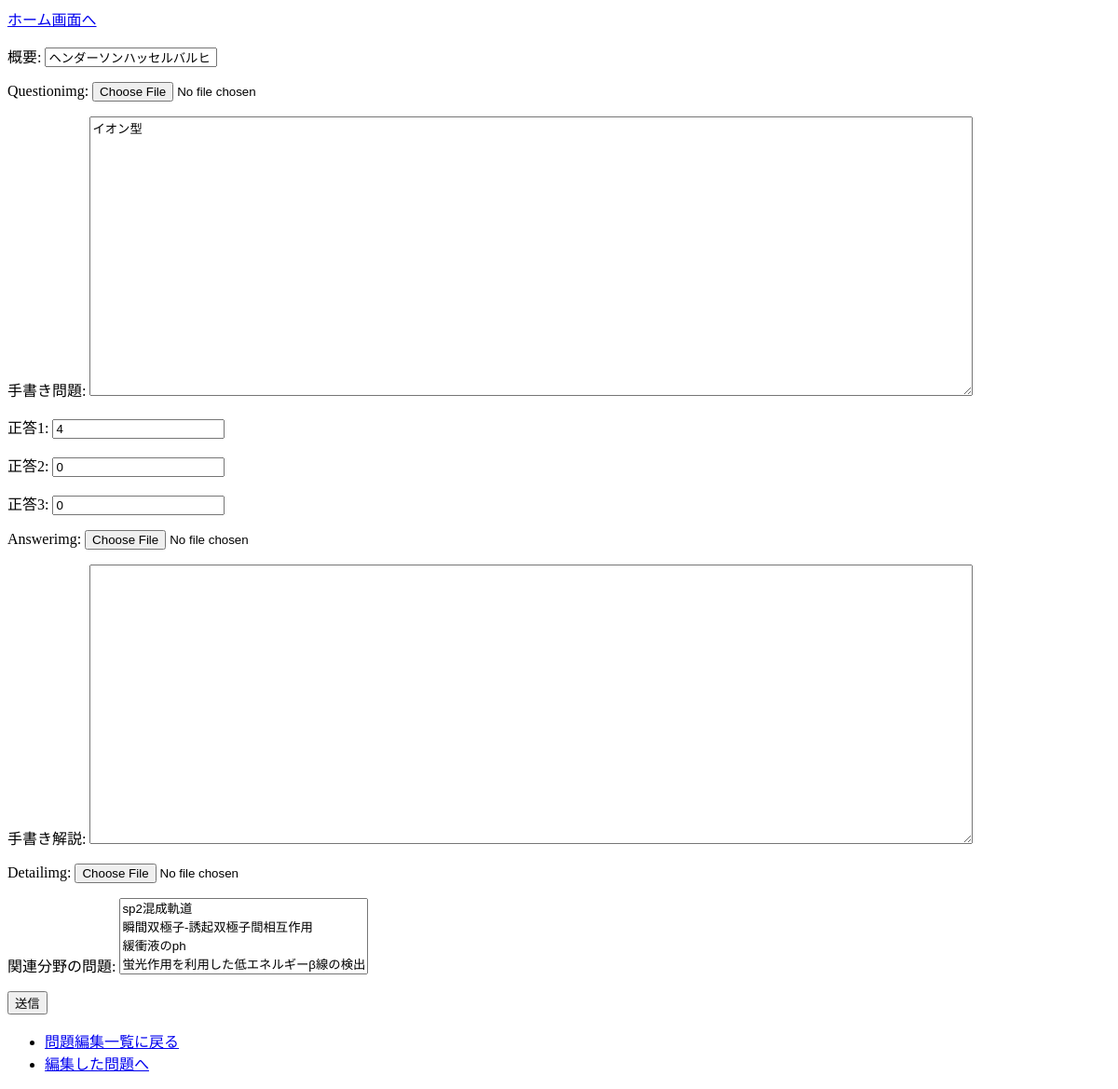
Before: /update/9 with the older database file.
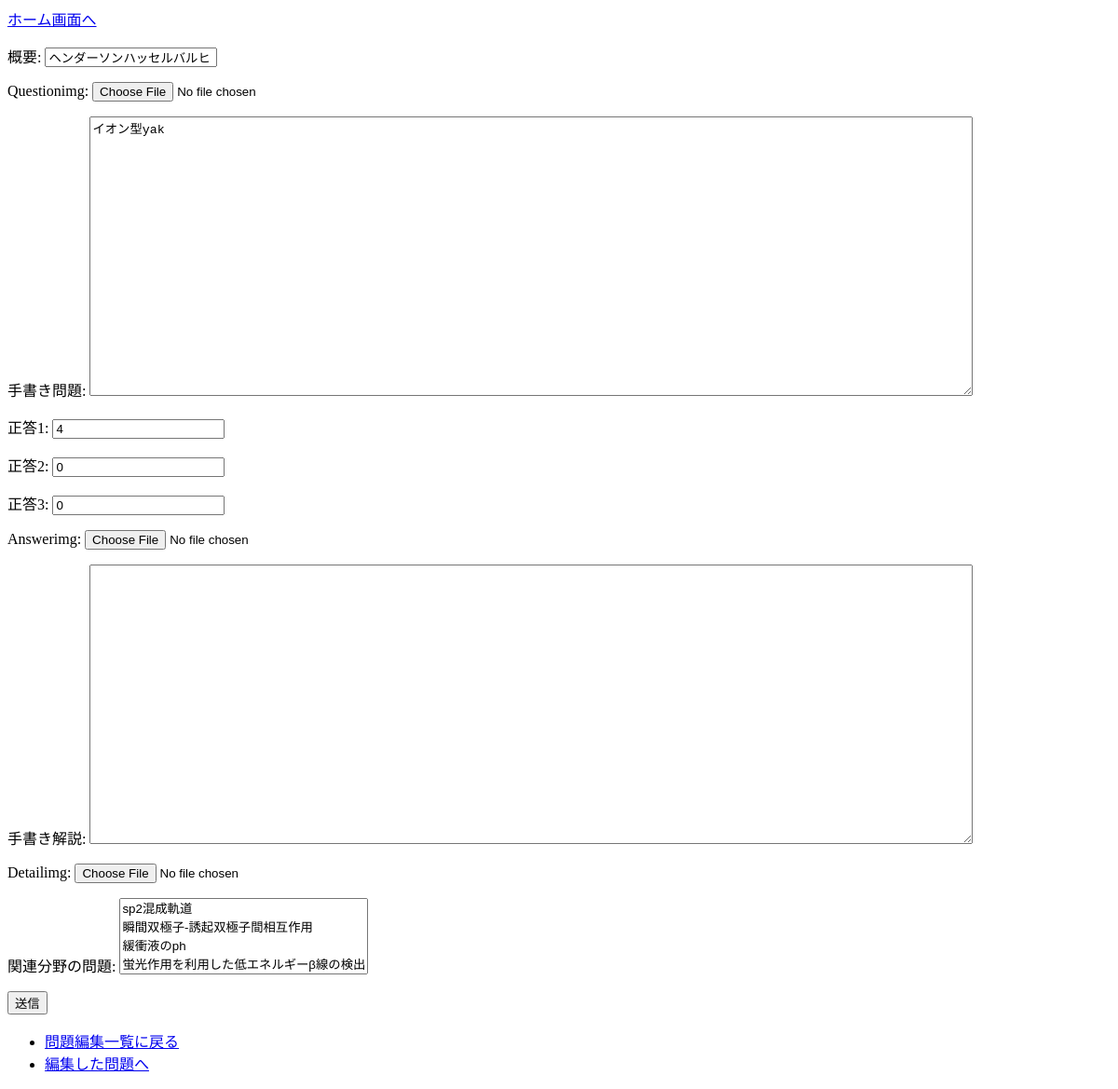
After: the same page with the newer database file.
### cbt/models.py (models this page shows)
class Detail(models.Model):
    field=models.ForeignKey('Field',verbose_name="科目選択",on_delete=models.CASCADE)
    title=models.CharField(verbose_name="概要",max_length=100)#問題タイトル
    questionimg=models.ImageField(upload_to='questionimage',blank=True,null=True,unique=False)
    questiontxt=models.TextField(verbose_name='手書き問題',blank=True,null=True)
    answernum1=models.IntegerField(verbose_name="正答1",
        default=1,#選択肢無しは０にする
        unique=False,
        validators=[MinValueValidator(1),MaxValueValidator(10)]
        )
    answernum2=models.IntegerField(verbose_name="正答2",
        default=0,#選択肢無しは０にする
        blank=True,
        null=True,
        unique=False,
        validators=[MinValueValidator(0),MaxValueValidator(10)]
        )
    answernum3=models.IntegerField(verbose_name="正答3",
        default=0,#選択肢無しは０にする
        blank=True,
        null=True,
        unique=False,
        validators=[MinValueValidator(0),MaxValueValidator(10)]
        )
    answerimg=models.ImageField(upload_to='answerimage',blank=True,null=True,unique=False)
    answertxt=models.TextField(verbose_name='手書き解説',blank=True,null=True)
    detailimg=models.ImageField(upload_to='detaileimage',blank=True,null=True,unique=False)
    relation=models.ManyToManyField('self',verbose_name="関連分野の問題",blank=True,null=True)
    questionnum=models.IntegerField(verbose_name="ソート用",
        default=1,
        blank=True,
        null=True,
        unique=False,
        validators=[MinValueValidator(1)]
        )
    def __str__(self):
        return self.title
    class Meta:
        verbose_name_plural="出題問題"

### cbt/views.py (the view, shortened to what this page needs)
# urls.py: path('update/<int:pk>',views.QuestionUpdate.as_view(),name="update")
class QuestionUpdate(UpdateView):
    template_name="update.html"
    model=Detail
    fields=[
        'title',
    'questionimg',
    'questiontxt',
    'answernum1',
    'answernum2',
    'answernum3',
    'answerimg',
    'answertxt',
    'detailimg',
    'relation',
    ]

### cbt/templates/update.html (shortened to what this page needs)
{% load static %}
<a href="{% url 'cbt:home' %}">ホーム画面へ</a>
<form method="POST">
    {{form.as_p}}
    <button type="submit">送信</button>
</form>
<ul>
    <li><a href="{% url 'cbt:updatelist' %}">問題編集一覧に戻る</a></li>
    <li><a href="{% url 'cbt:question' object.pk %}">編集した問題へ</a></li>
</ul>

Changed rows visible on the page:
changed Detail "ヘンダーソンハッセルバルヒ": questiontxt "イオン型" → "イオン型yak"
